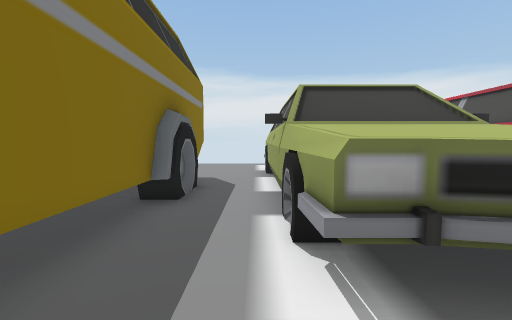
View 1 (above)

19 first-person views from a walk through a Unity game level. The camera is 1.3 m above the floor, tilts 4° down and sees 90° across. The floor is counted in squares, 1 m on a side. Each view is taken from the middle of a square. On the plan, view 1 faces up. The plan holds only what a view shows up to about 13 squares ahead; the rest is blank. The place goes on beyond the plan. The player is left out. Some animated figures are left out.

View 2
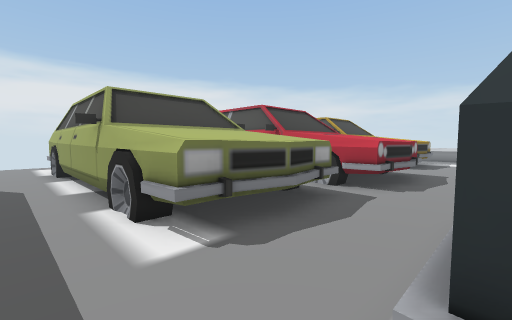

View 3
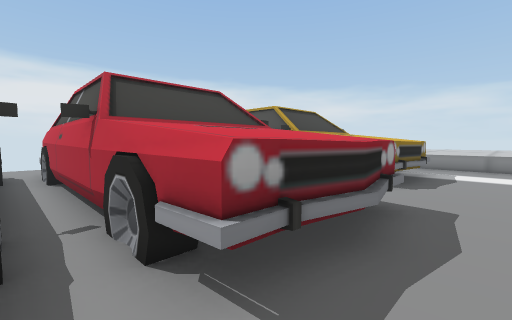

View 4
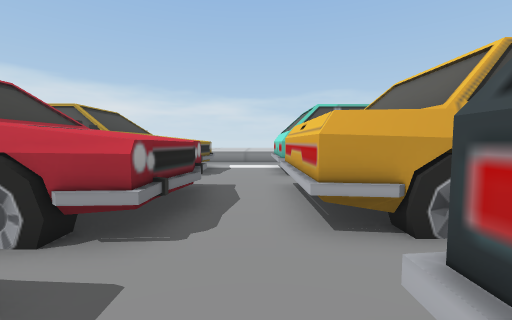

View 5
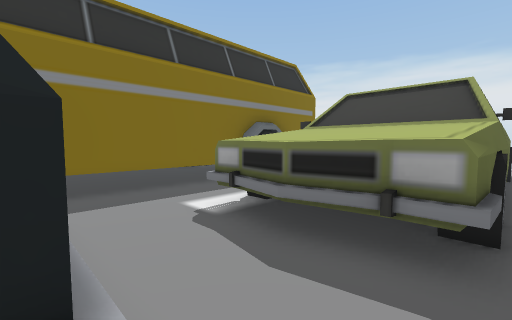

View 6
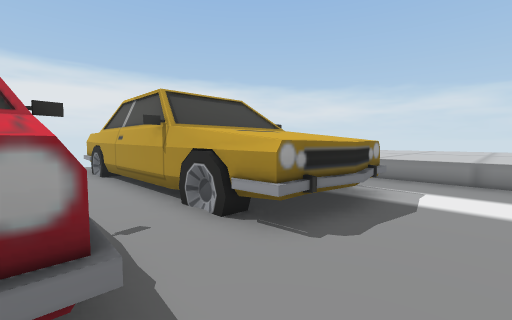

View 7
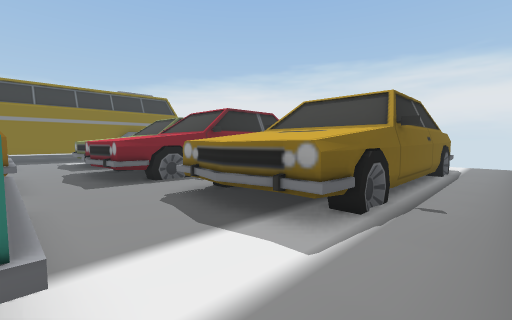

View 8
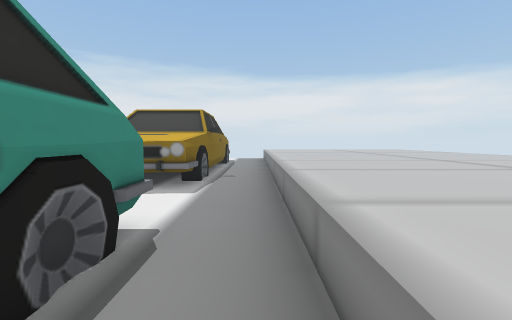

View 9
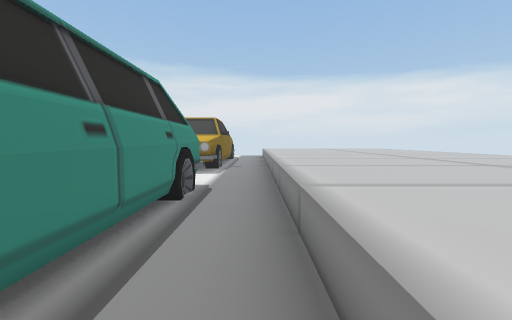

View 10
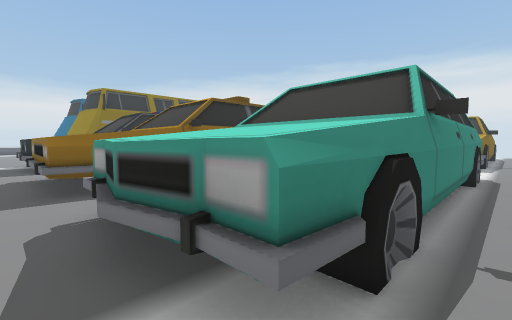

View 11
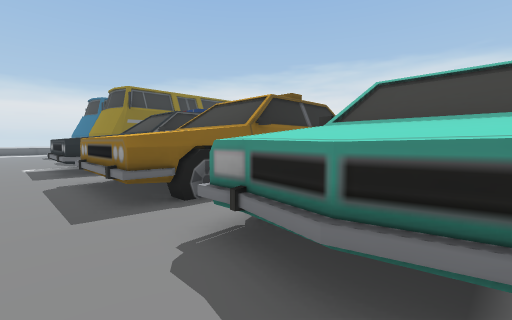

View 12
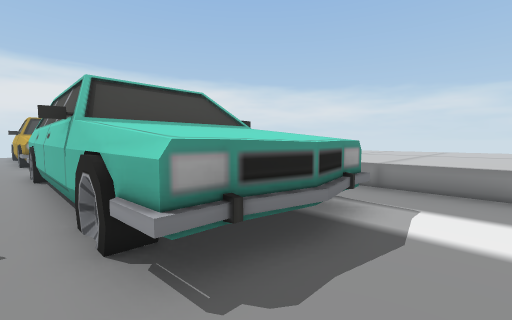

View 13
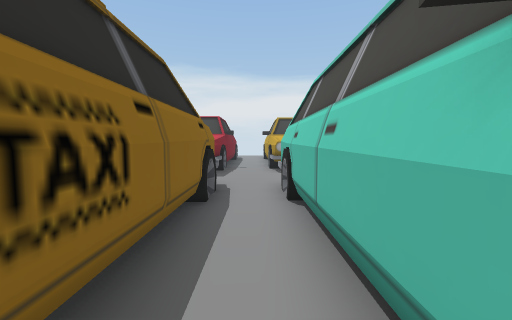

View 14
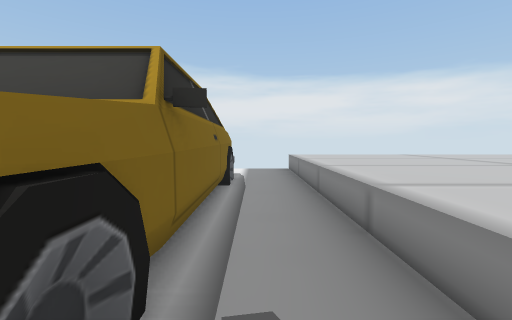

View 15
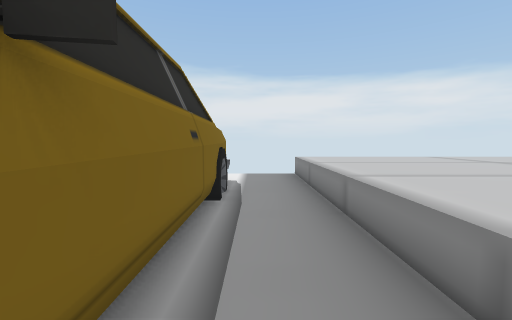

View 16
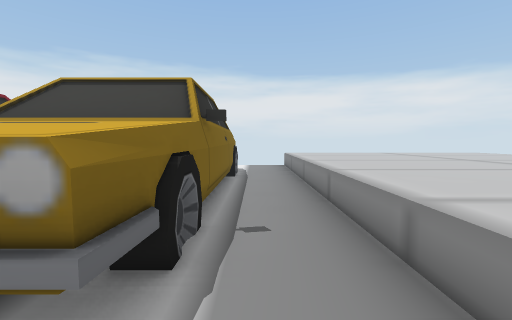

View 17
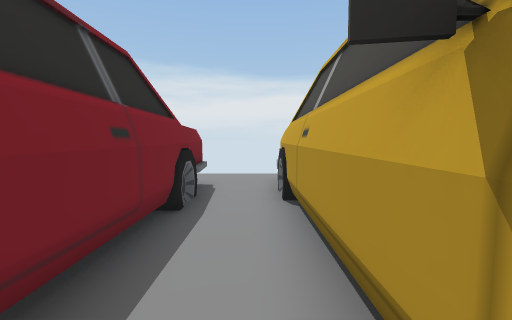

View 18
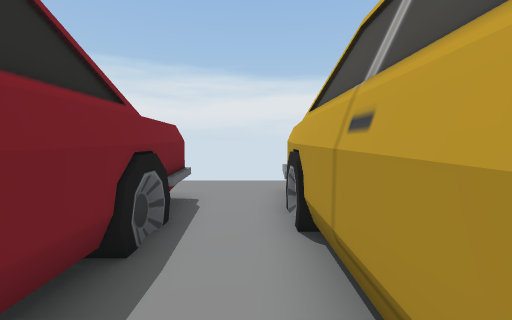

View 19
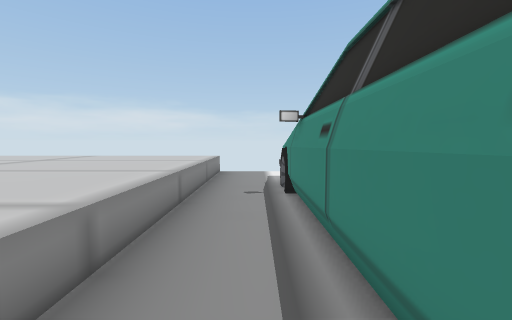

### Floor plan
Key: @ floor where view 1 was taken; # wall or solid block; x gap in a wall; . floor; = window, fence, low wall or low ledge; ^ raised ledge.
Columns run from 2 left of view 1 to 22 right of it. Each row starts with its distance up from view 1.
 15  ..    ..   ....   ...^^^
 14  ..    ..   ...#   #..^^^
 13 ...#    x   #..^   #..^^^
 12 ...#    ^   ^..^   #..^^^
 11 ...#   #^   ^..#   #..^^^
 10 #..#   ##   #..#   #..^^^
  9 #..#        #..#   #..^^^
  8 #..#        #..#   #..^^^
  7 #..#        #..#   #..^^^
  6 #..#   ##   #..#^^^#..^^^
  5 #..^^^^^^^^^^..^^^^^..^^^
  4 #..^^^^^^^^^^..^^^^^..^^^
  3 #..^^^^^^^^^^..^^^^^..^^^
  2 #..^^^^x^^^^^..=^^^#..^^^
  1 #........===..........^^^
  0 #.@...................^^^
 -1  .#####..#####.#####..^^^
 -2         ##   #.#   #..^^^
 -3         ##   #.#   #..^^^
 -4              #.#   #..^^^
 -5              #.#   #..^^^
 -6              #.#   #..^^^
 -7              #.#   #..^^^
 -8              #.#   #..^^^
 -9          ^^^^#.^^^^^..^^^
-10       ^    ^^^.^^^^^..^^^
-11       ^.  ^^^#.^^^^^..^^^
-12   #^^^^..^^^^#.^^^^^..^^^
-13  .....................^^^
-14  .....................^^^

Positions as (right, up) in squares from view 1, and headings:
1: (0, 0), facing up
2: (-1, -1), facing up-right
3: (5, 0), facing up-right
4: (3, 0), facing right
5: (5, -1), facing up-left
6: (10, 0), facing up-right
7: (19, -1), facing up-left
8: (19, -5), facing up
9: (19, -9), facing up
10: (18, -13), facing up-left
11: (16, -14), facing up-left
12: (12, -14), facing up-right
13: (12, -9), facing up
14: (18, 3), facing up
15: (18, 5), facing up
16: (18, 1), facing up
17: (12, 5), facing up
18: (12, 7), facing up
19: (18, -3), facing down
